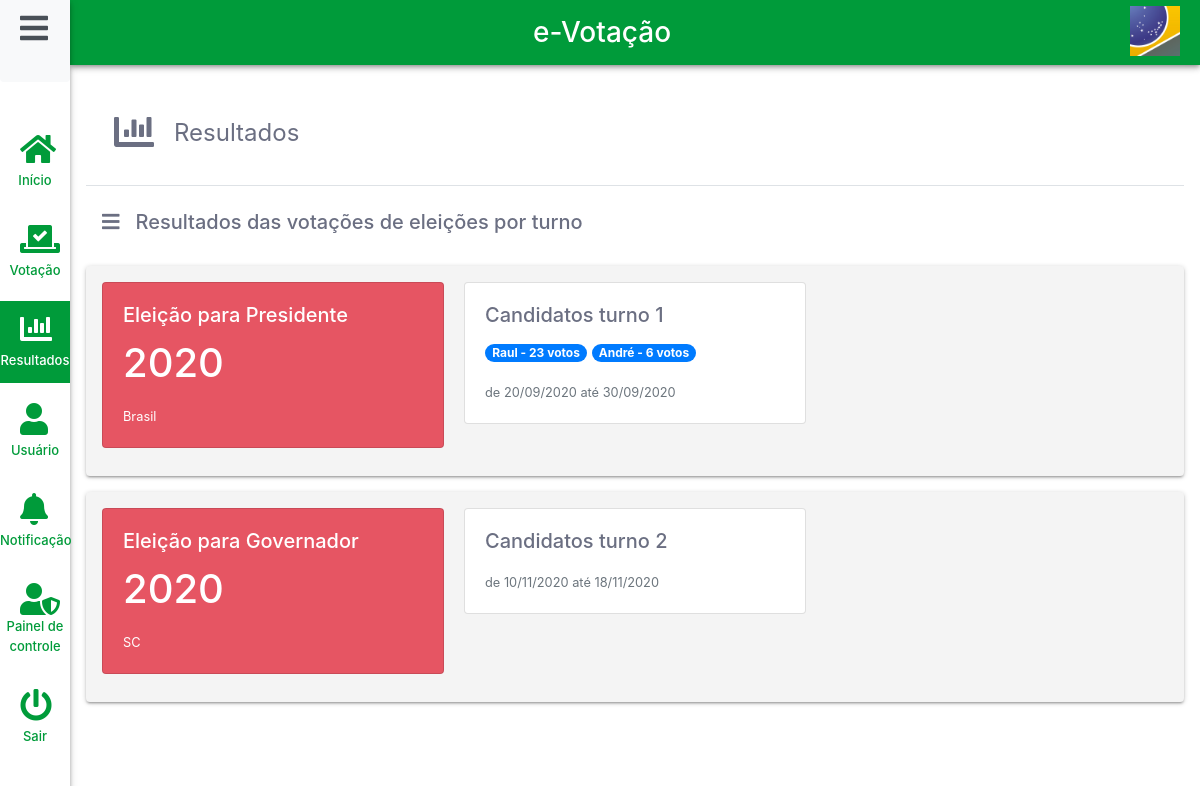
The app's page /resultado/ (signed in), older data.
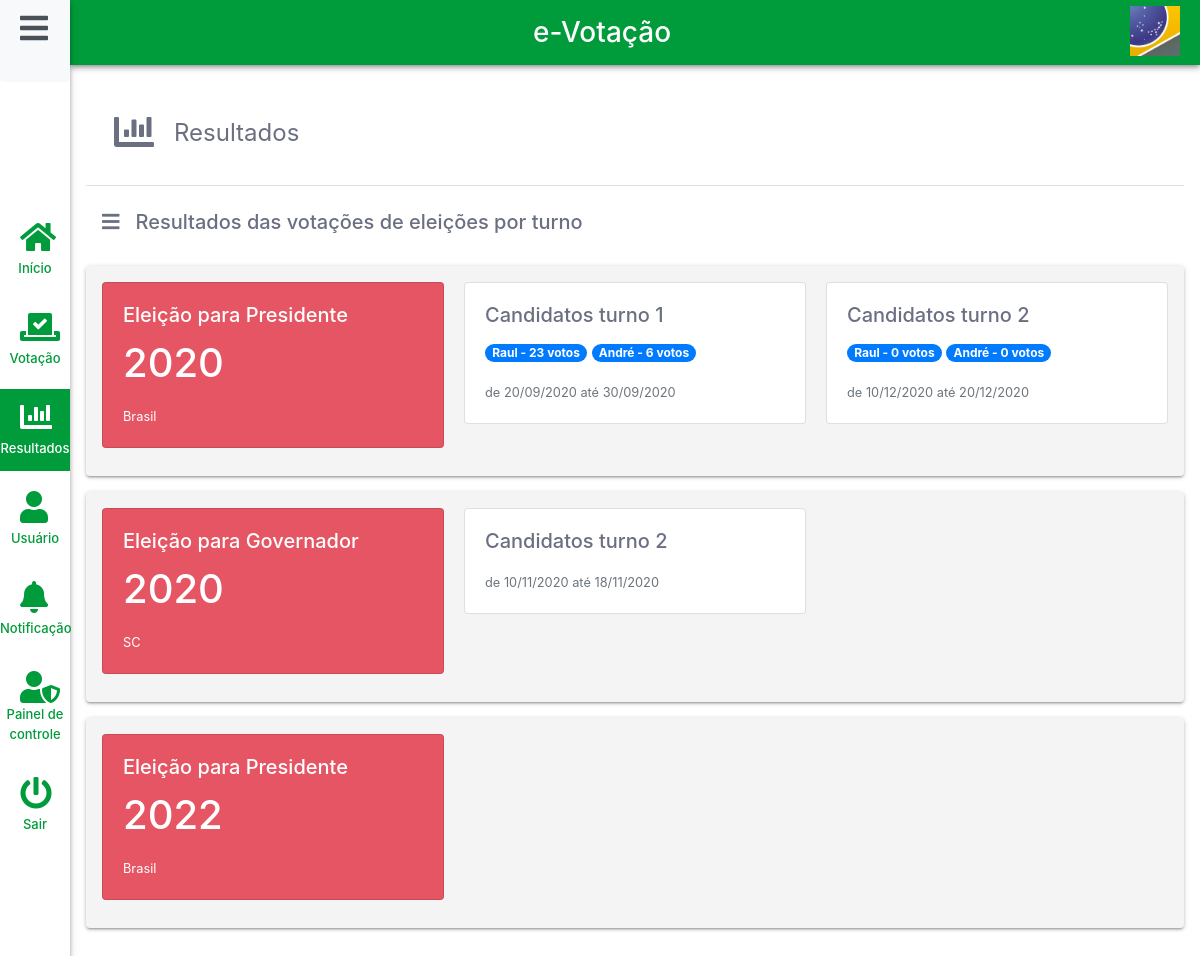
The same page, newer data.
### votacao/models.py (models this page shows, shortened)
class Candidato(models.Model):
    nome = models.CharField('Nome', max_length=255)
    nascimento = models.DateField('Data de nascimento', auto_now=False, default=timezone.now)
    titulo = models.CharField('Título', default=1, max_length=2, choices=TIPO_CHOICES)
    partido = models.CharField('Partido', max_length=255, choices=PARTIDO_CHOICES)
    numero = models.IntegerField('Número', default=0000)
    estado = models.CharField('Estado', default=1, max_length=2, choices=ESTADO_CHOICES)
    foto = models.ImageField('Foto de perfil', upload_to='perfil/', height_field=None, width_field=None, max_length=200, blank=True, null = True)
    class Meta:
        verbose_name = 'Candidato'
        verbose_name_plural = 'Candidatos'
        ordering = ('id', 'nome', 'nascimento')

class Turno(models.Model):
    ativo = models.BooleanField('Ativo', default=True)
    turno = models.IntegerField('Turno', default='1')
    eleicao = models.ForeignKey(Eleicao, on_delete=models.CASCADE)
    dat_ini = models.DateField('Data inicío', auto_now=False, default=timezone.now)
    dat_fim = models.DateField('Data fim', auto_now=False, default=timezone.now)
    candidatos = models.ManyToManyField(Candidato, verbose_name='Candidatos', related_name='candidatos')
    class Meta:
        verbose_name = 'Turno'
        verbose_name_plural = 'Turnos'
        ordering = ('id', 'dat_ini', 'dat_fim')

### resultado/views.py (the view)
# urls.py: path('', views.home, name='home')
@login_required
def home(request):
    title = 'Resultados'
    dados = get_resultados(request)
    return render(request, 'resultado/home.html', {'title': title, 'dados': dados})

### resultado/templates/resultado/home.html (shortened to what this page needs)
{% extends "base/index.html" %}
{% block content %}
<div class="container mt-3">
    <div class='shadow md-shadow-none rounded-lg h-100 overflow-hidden'>
        <div class='h-100 overflow-y-auto p-3'>
            <div class='p-2 d-flex border-bottom mb-2'>
                <h1 class='p-1 m-3 '><i class="fas fa-chart-bar"></i></h1>
                <span class='font-weight-normal my-auto' style='font-size: 1.5rem;'>Resultados</span>
            </div>
            <h5 class='p-3 mb-3'> <i class="fas fa-bars pr-3 pl-0 "></i>Resultados das votações de eleições por turno</h5>
            {% for id, eleicao in dados.items %}
            <div class="p-3 mb-3 rounded shadow-light" style="background-color: #f4f4f4">
                <div class="card-columns">
                    <div class="card text-white" style="background-color: #e65563;">
                        <div class="card-body">
                            <h5 class="card-title">Eleição para {{ eleicao.tipo }}</h5>
                            <h1 class="card-title">{{ eleicao.ano }}</h1>
                            <p class="card-text"><small class="text-white">{{ eleicao.estado }}</small></p>
                        </div>
                    </div>
                    {% for id, turno in eleicao.turnos.items %}
                        <div class="card">
                            <div class="card-body">
                                <h5 class="card-title">Candidatos turno {{ id }}</h5>
                                <p class="card-text">
                                {% for id, participante in turno.participantes.items %}
                                    <span class="badge badge-pill badge-primary">{{ participante.nome }} - {{ participante.votos }} votos</span>
                                {% endfor %}
                                </p>
                                <p class="card-text"><small class="text-muted">de {{ turno.dat_ini|date:'d/m/Y' }} até {{ turno.dat_fim|date:'d/m/Y' }}</small></p>
                            </div>
                        </div>
                    {% endfor %}
                </div>
            </div>
            {% endfor %}
        </div>
    </div>
</div>
{% endblock %}

Row changes from the older to the newer data that the page shows:
added Turno: dat_ini "10/12/2020", dat_fim "20/12/2020"
Text that changed along with them:
new list line: "Candidatos turno 2 - 0 votos - 0 votos de até"
new list line: "Raul"
new list line: "André"
new list line: "Eleição para Presidente 2022 Brasil"
